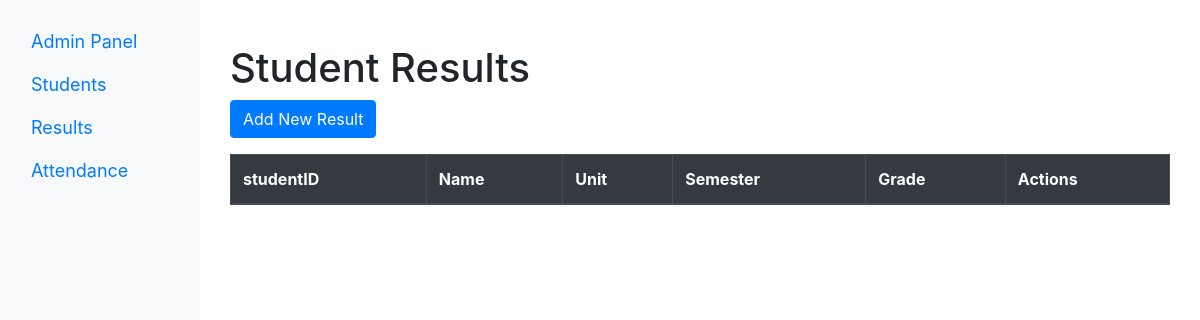
The page /admin/results.php (signed in) on the database as committed earlier.
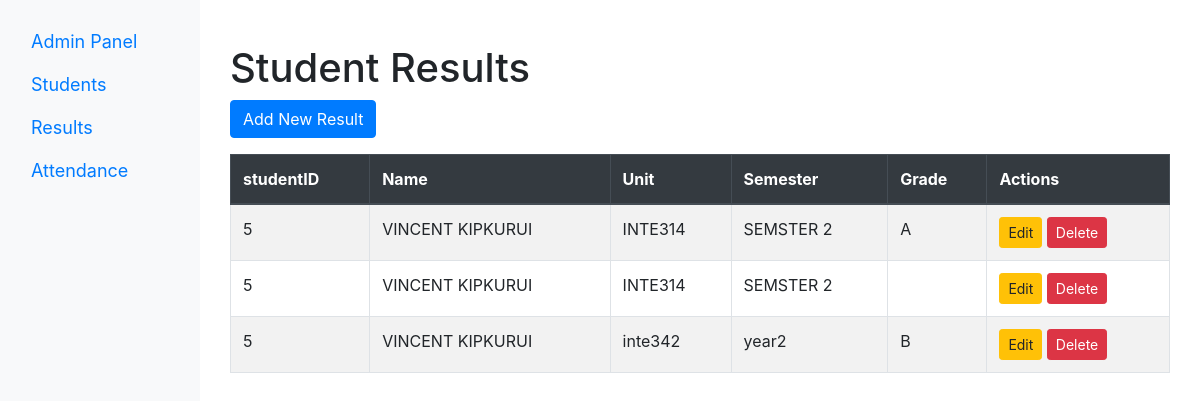
The same page on the database as committed later.
### tables this page shows
CREATE TABLE `results` (
  `student_id` int(10) NOT NULL,
  `student_name` varchar(100) NOT NULL,
  `unit` varchar(20) NOT NULL,
  `semester` varchar(30) NOT NULL,
  `grade` varchar(10) NOT NULL
);

### admin/results.php (the view, shortened to what this page needs)
<!DOCTYPE html>
<html lang="en">
<head>
    <link rel="stylesheet" href="https://stackpath.bootstrapcdn.com/bootstrap/4.3.1/css/bootstrap.min.css">
</head>
<body>
<div class="container-fluid">
    <div class="row">
        <nav class="col-md-2 d-none d-md-block bg-light sidenav">
            <a class="navbar-brand" href="dashboard.php">Admin Panel</a>
            <a class="nav-link" href="index.php">Students</a>
            <a class="navbar-brand" href="results.php">Results</a>
            <a class="nav-link" href="attendance.php">Attendance</a>
        </nav>
        <main role="main" class="col-md-10 ml-sm-auto">
            <div class="container mt-4">
                <h1>Student Results</h1>
                <button type="button" class="btn btn-primary" data-toggle="modal" data-target="#addResultModal">
                    Add New Result
                </button>
                <table class="table table-bordered table-striped mt-3">
                    <thead class="thead-dark">
                    <tr>
                        <th>studentID</th>
                        <th>Name</th>
                        <th>Unit</th>
                        <th>Semester</th>
                        <th>Grade</th>
                        <th>Actions</th>
                    </tr>
                    </thead>
                    <tbody>
                    <?php
                    $conn = connectToDatabase();
                    $sql = "SELECT * FROM results";
                    $result = $conn->query($sql);
                    $results = $result->fetch_all(MYSQLI_ASSOC);
                    foreach ($results as $result):
                        ?>
                        <tr>
                            <td><?php echo $result['student_id']; ?></td>
                            <td><?php echo $result['student_name']; ?></td>
                            <td><?php echo $result['unit']; ?></td>
                            <td><?php echo $result['semester']; ?></td>
                            <td><?php echo $result['grade']; ?></td>
                            <td>
                                <button class="btn btn-warning btn-sm"
                                        onclick="editResultModal(<?php echo $result['student_id']; ?>)">Edit
                                </button>
                                <button class="btn btn-danger btn-sm"
                                        onclick="deleteResult(<?php echo $result['student_id']; ?>)">Delete
                                </button>
                            </td>
                        </tr>
                    <?php endforeach; ?>
                    </tbody>
                </table>
            </div>
        </main>
    </div>
</div>
</body>
</html>

### admin/results.php (style rules this page uses)
.container-fluid { margin-top: 20px; }
.sidenav { height: 100%; width: 250px; position: fixed; z-index: 1; top: 0; left: 0; background-color: #d1d5d8; padding-top: 20px; }
.sidenav a { padding: 8px 8px 8px 16px; text-decoration: none; font-size: 18px; color: #007bff; display: block; }

Rows that differ between the two databases and show on the page:
added results: student "5", student_name "VINCENT KIPKURUI", unit "INTE314", semester "SEMSTER 2", grade "A"
added results: student "5", student_name "VINCENT KIPKURUI", unit "INTE314", semester "SEMSTER 2"
added results: student "5", student_name "VINCENT KIPKURUI", unit "inte342", semester "year2", grade "B"
